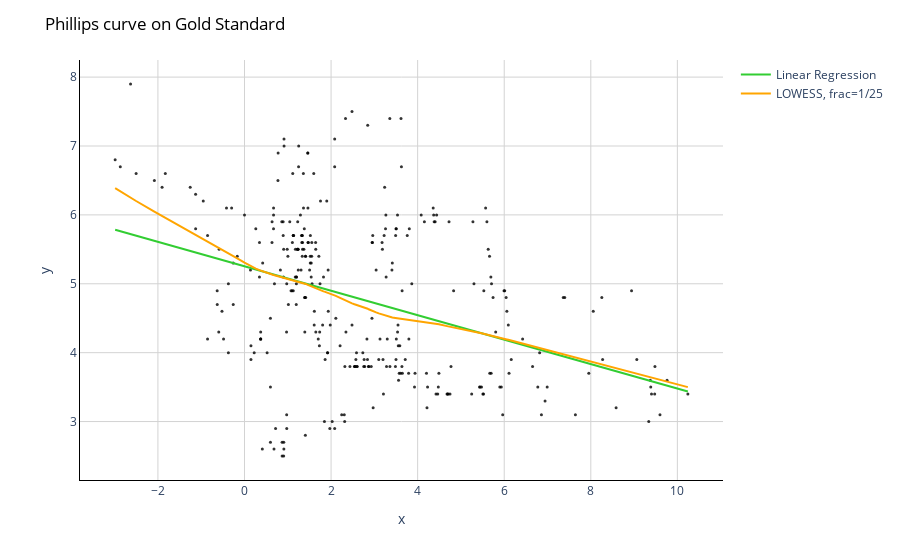

Notebook code for this chart:
### Code cell
# Create a scatter plot
fig = px.scatter(df, x=df['CPI'][0:312], y=df['UN_RATE'][0:312], 
                 opacity=0.8, color_discrete_sequence=['black'])

# Add the prediction line
fig.add_traces(go.Scatter(x=x_range, y=y_range, name='Linear Regression', line=dict(color='limegreen')))
# fig.add_traces(go.Scatter(x=y_hat1[:,0], y=y_hat1[:,1], name='LOWESS, frac=2/3', line=dict(color='red')))
fig.add_traces(go.Scatter(x=y_hat2[:,0], y=y_hat2[:,1], name='LOWESS, frac=1/25', line=dict(color='orange')))

# Change chart background color
fig.update_layout(dict(plot_bgcolor = 'white'))

# Update axes lines
fig.update_xaxes(showgrid=True, gridwidth=1, gridcolor='lightgrey', 
                 zeroline=True, zerolinewidth=1, zerolinecolor='lightgrey', 
                 showline=True, linewidth=1, linecolor='black')

fig.update_yaxes(showgrid=True, gridwidth=1, gridcolor='lightgrey', 
                 zeroline=True, zerolinewidth=1, zerolinecolor='lightgrey', 
                 showline=True, linewidth=1, linecolor='black')

# Set figure title
fig.update_layout(title=dict(text="Phillips curve on Gold Standard", 
                             font=dict(color='black')))

# Update marker size
fig.update_traces(marker=dict(size=3))

fig.show()

### Figure 1 — Plotly figure (JSON) as saved in the notebook; plotly's stock layout.template omitted (floating-point values rounded to 4 significant figures; data arrays with more than 128 entries replaced by an {"elided": "..."} marker saying what was removed)
{"data": [{"hovertemplate": "x=%{x}<br>y=%{y}<extra></extra>", "legendgroup": "", "marker": {"color": "black", "opacity": 0.8, "size": 3, "symbol": "circle"}, "mode": "markers", "name": "", "orientation": "v", "showlegend": false, "type": "scatter", "x": {"elided": "312 float values"}, "xaxis": "x", "y": {"elided": "312 float values"}, "yaxis": "y"}, {"line": {"color": "limegreen"}, "marker": {"size": 3}, "name": "Linear Regression", "type": "scatter", "x": [-2.988, -2.292, -1.595, -0.8991, -0.2028, 0.4935, 1.19, 1.886, 2.582, 3.279, 3.975, 4.671, 5.368, 6.064, 6.76, 7.457, 8.153, 8.849, 9.546, 10.24], "y": [5.785, 5.661, 5.537, 5.414, 5.29, 5.167, 5.043, 4.919, 4.796, 4.672, 4.549, 4.425, 4.301, 4.178, 4.054, 3.931, 3.807, 3.683, 3.56, 3.436]}, {"line": {"color": "orange"}, "marker": {"size": 3}, "name": "LOWESS, frac=1/25", "type": "scatter", "x": {"elided": "312 float values"}, "y": {"elided": "312 float values"}}], "layout": {"legend": {"tracegroupgap": 0}, "margin": {"t": 60}, "plot_bgcolor": "white", "title": {"font": {"color": "black"}, "text": "Phillips curve on Gold Standard"}, "xaxis": {"anchor": "y", "domain": [0, 1], "gridcolor": "lightgrey", "gridwidth": 1, "linecolor": "black", "linewidth": 1, "showgrid": true, "showline": true, "title": {"text": "x"}, "zeroline": true, "zerolinecolor": "lightgrey", "zerolinewidth": 1}, "yaxis": {"anchor": "x", "domain": [0, 1], "gridcolor": "lightgrey", "gridwidth": 1, "linecolor": "black", "linewidth": 1, "showgrid": true, "showline": true, "title": {"text": "y"}, "zeroline": true, "zerolinecolor": "lightgrey", "zerolinewidth": 1}}}
